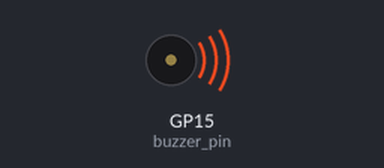
The program below on a simulated Raspberry Pi Pico running MicroPython. On the bench: buzzer (waves = sounding). At 1.2 s the program stops and its outputs stay as they are.

Above: at 0.15 s.
At 1.3 s:
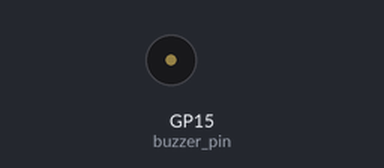
Timing chart, 0 to 2.7 s (numbered marks = the images above):
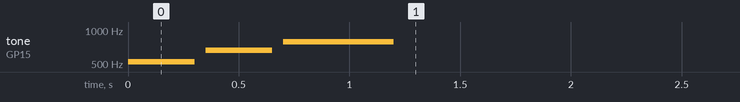

Measured:
- by itself, tone on GP15 (buzzer_pin): plays 523 Hz for 0.30 s, 659 Hz for 0.30 s, 784 Hz for 0.50 s

The program:

buzzer.py
```python
import time
from machine import Pin, PWM

def play_tone(frequency, duration_ms):
    if frequency == 0:
        # Frequency of 0 means silence/rest
        buzzer.duty_u16(0)
    else:
        buzzer.freq(frequency)     # Set the tone pitch
        buzzer.duty_u16(32768)    # Set volume / 50% duty cycle

    time.sleep_ms(duration_ms)
    buzzer.duty_u16(0)

buzzer_pin = Pin(15)
buzzer = PWM(buzzer_pin)

NOTES = {
    'C5': 523,
    'E5': 659,
    'G5': 784
}

# Play a simple arpeggio melody
play_tone(NOTES['C5'], 300)
time.sleep_ms(50) # Tiny pause between notes

play_tone(NOTES['E5'], 300)
time.sleep_ms(50)

play_tone(NOTES['G5'], 500)

# Properly release the PWM hardware resource when finished
buzzer.deinit()
```
